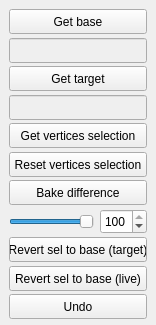
<?xml version="1.0" encoding="UTF-8"?>
<ui version="4.0">
 <class>MainWindow</class>
 <widget class="QMainWindow" name="MainWindow">
  <property name="geometry">
   <rect>
    <x>0</x>
    <y>0</y>
    <width>156</width>
    <height>325</height>
   </rect>
  </property>
  <property name="minimumSize">
   <size>
    <width>150</width>
    <height>275</height>
   </size>
  </property>
  <property name="windowTitle">
   <string>mlSymMesh</string>
  </property>
  <widget class="QWidget" name="centralwidget">
   <layout class="QGridLayout" name="gridLayout">
    <item row="0" column="0">
     <widget class="QPushButton" name="get_base_pB">
      <property name="sizePolicy">
       <sizepolicy hsizetype="Minimum" vsizetype="Minimum">
        <horstretch>0</horstretch>
        <verstretch>0</verstretch>
       </sizepolicy>
      </property>
      <property name="minimumSize">
       <size>
        <width>0</width>
        <height>25</height>
       </size>
      </property>
      <property name="text">
       <string>Get base</string>
      </property>
     </widget>
    </item>
    <item row="1" column="0">
     <widget class="QLineEdit" name="base_lE">
      <property name="enabled">
       <bool>false</bool>
      </property>
      <property name="sizePolicy">
       <sizepolicy hsizetype="Expanding" vsizetype="Minimum">
        <horstretch>0</horstretch>
        <verstretch>0</verstretch>
       </sizepolicy>
      </property>
      <property name="minimumSize">
       <size>
        <width>0</width>
        <height>25</height>
       </size>
      </property>
     </widget>
    </item>
    <item row="2" column="0">
     <widget class="QPushButton" name="get_target_pB">
      <property name="sizePolicy">
       <sizepolicy hsizetype="Minimum" vsizetype="Minimum">
        <horstretch>0</horstretch>
        <verstretch>0</verstretch>
       </sizepolicy>
      </property>
      <property name="minimumSize">
       <size>
        <width>0</width>
        <height>25</height>
       </size>
      </property>
      <property name="text">
       <string>Get target</string>
      </property>
     </widget>
    </item>
    <item row="3" column="0">
     <widget class="QLineEdit" name="target_lE">
      <property name="enabled">
       <bool>false</bool>
      </property>
      <property name="sizePolicy">
       <sizepolicy hsizetype="Expanding" vsizetype="Minimum">
        <horstretch>0</horstretch>
        <verstretch>0</verstretch>
       </sizepolicy>
      </property>
      <property name="minimumSize">
       <size>
        <width>0</width>
        <height>25</height>
       </size>
      </property>
     </widget>
    </item>
    <item row="4" column="0">
     <widget class="QPushButton" name="get_selected_vtcs_pB">
      <property name="sizePolicy">
       <sizepolicy hsizetype="Minimum" vsizetype="Minimum">
        <horstretch>0</horstretch>
        <verstretch>0</verstretch>
       </sizepolicy>
      </property>
      <property name="minimumSize">
       <size>
        <width>0</width>
        <height>25</height>
       </size>
      </property>
      <property name="text">
       <string>Get vertices selection</string>
      </property>
     </widget>
    </item>
    <item row="5" column="0">
     <widget class="QPushButton" name="reset_selected_vtcs_pB">
      <property name="sizePolicy">
       <sizepolicy hsizetype="Minimum" vsizetype="Minimum">
        <horstretch>0</horstretch>
        <verstretch>0</verstretch>
       </sizepolicy>
      </property>
      <property name="minimumSize">
       <size>
        <width>0</width>
        <height>25</height>
       </size>
      </property>
      <property name="text">
       <string>Reset vertices selection</string>
      </property>
     </widget>
    </item>
    <item row="6" column="0">
     <widget class="QPushButton" name="bake_diff_pB">
      <property name="sizePolicy">
       <sizepolicy hsizetype="Minimum" vsizetype="Minimum">
        <horstretch>0</horstretch>
        <verstretch>0</verstretch>
       </sizepolicy>
      </property>
      <property name="minimumSize">
       <size>
        <width>0</width>
        <height>25</height>
       </size>
      </property>
      <property name="text">
       <string>Bake difference</string>
      </property>
     </widget>
    </item>
    <item row="7" column="0">
     <layout class="QHBoxLayout" name="horizontalLayout">
      <item>
       <widget class="QSlider" name="revert_to_base_slider">
        <property name="sizePolicy">
         <sizepolicy hsizetype="Expanding" vsizetype="Minimum">
          <horstretch>0</horstretch>
          <verstretch>0</verstretch>
         </sizepolicy>
        </property>
        <property name="minimumSize">
         <size>
          <width>0</width>
          <height>25</height>
         </size>
        </property>
        <property name="maximum">
         <number>100</number>
        </property>
        <property name="value">
         <number>100</number>
        </property>
        <property name="orientation">
         <enum>Qt::Horizontal</enum>
        </property>
       </widget>
      </item>
      <item>
       <widget class="QSpinBox" name="revert_to_base_sB">
        <property name="sizePolicy">
         <sizepolicy hsizetype="Minimum" vsizetype="Minimum">
          <horstretch>0</horstretch>
          <verstretch>0</verstretch>
         </sizepolicy>
        </property>
        <property name="minimumSize">
         <size>
          <width>0</width>
          <height>25</height>
         </size>
        </property>
        <property name="maximum">
         <number>100</number>
        </property>
        <property name="value">
         <number>100</number>
        </property>
       </widget>
      </item>
     </layout>
    </item>
    <item row="8" column="0">
     <widget class="QPushButton" name="revert_to_base_pB">
      <property name="sizePolicy">
       <sizepolicy hsizetype="Minimum" vsizetype="Minimum">
        <horstretch>0</horstretch>
        <verstretch>0</verstretch>
       </sizepolicy>
      </property>
      <property name="minimumSize">
       <size>
        <width>0</width>
        <height>25</height>
       </size>
      </property>
      <property name="toolTip">
       <string>Revert selected mesh or vertices to base, from registered position.</string>
      </property>
      <property name="text">
       <string>Revert sel to base (target)</string>
      </property>
     </widget>
    </item>
    <item row="9" column="0">
     <widget class="QPushButton" name="revert_to_base_live_pB">
      <property name="sizePolicy">
       <sizepolicy hsizetype="Minimum" vsizetype="Minimum">
        <horstretch>0</horstretch>
        <verstretch>0</verstretch>
       </sizepolicy>
      </property>
      <property name="minimumSize">
       <size>
        <width>0</width>
        <height>25</height>
       </size>
      </property>
      <property name="toolTip">
       <string>Revert selected mesh or vertices to base, from current position.</string>
      </property>
      <property name="text">
       <string>Revert sel to base (live)</string>
      </property>
     </widget>
    </item>
    <item row="10" column="0">

     <widget class="QPushButton" name="undo_pB">
      <property name="sizePolicy">
       <sizepolicy hsizetype="Minimum" vsizetype="Minimum">
        <horstretch>0</horstretch>
        <verstretch>0</verstretch>
       </sizepolicy>
      </property>
      <property name="minimumSize">
       <size>
        <width>0</width>
        <height>25</height>
       </size>
      </property>
      <property name="toolTip">
       <string>Revert selected mesh or vertices to base, from current position.</string>
      </property>
      <property name="text">
       <string>Undo</string>
      </property>
     </widget>
    </item>
   </layout>
  </widget>
 </widget>
 <tabstops>
  <tabstop>get_base_pB</tabstop>
  <tabstop>base_lE</tabstop>
  <tabstop>get_target_pB</tabstop>
  <tabstop>target_lE</tabstop>
  <tabstop>bake_diff_pB</tabstop>
  <tabstop>revert_to_base_slider</tabstop>
  <tabstop>revert_to_base_sB</tabstop>
  <tabstop>revert_to_base_pB</tabstop>
 </tabstops>
 <resources/>
 <connections>
  <connection>
   <sender>revert_to_base_slider</sender>
   <signal>sliderMoved(int)</signal>
   <receiver>revert_to_base_sB</receiver>
   <slot>setValue(int)</slot>
   <hints>
    <hint type="sourcelabel">
     <x>226</x>
     <y>205</y>
    </hint>
    <hint type="destinationlabel">
     <x>291</x>
     <y>204</y>
    </hint>
   </hints>
  </connection>
  <connection>
   <sender>revert_to_base_sB</sender>
   <signal>valueChanged(int)</signal>
   <receiver>revert_to_base_slider</receiver>
   <slot>setValue(int)</slot>
   <hints>
    <hint type="sourcelabel">
     <x>287</x>
     <y>218</y>
    </hint>
    <hint type="destinationlabel">
     <x>163</x>
     <y>216</y>
    </hint>
   </hints>
  </connection>
 </connections>
</ui>
